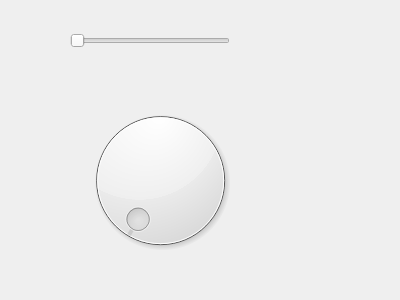
<?xml version="1.0" encoding="UTF-8"?>
<ui version="4.0">
 <class>Widget</class>
 <widget class="QWidget" name="Widget">
  <property name="geometry">
   <rect>
    <x>0</x>
    <y>0</y>
    <width>400</width>
    <height>300</height>
   </rect>
  </property>
  <property name="windowTitle">
   <string>Widget</string>
  </property>
  <widget class="QDial" name="dial">
   <property name="geometry">
    <rect>
     <x>70</x>
     <y>100</y>
     <width>181</width>
     <height>161</height>
    </rect>
   </property>
  </widget>
  <widget class="QSlider" name="horizontalSlider">
   <property name="geometry">
    <rect>
     <x>70</x>
     <y>30</y>
     <width>160</width>
     <height>22</height>
    </rect>
   </property>
   <property name="orientation">
    <enum>Qt::Horizontal</enum>
   </property>
  </widget>
 </widget>
 <layoutdefault spacing="6" margin="11"/>
 <resources/>
 <connections>
  <connection>
   <sender>horizontalSlider</sender>
   <signal>actionTriggered(int)</signal>
   <receiver>dial</receiver>
   <slot>show()</slot>
   <hints>
    <hint type="sourcelabel">
     <x>86</x>
     <y>43</y>
    </hint>
    <hint type="destinationlabel">
     <x>109</x>
     <y>171</y>
    </hint>
   </hints>
  </connection>
 </connections>
</ui>
